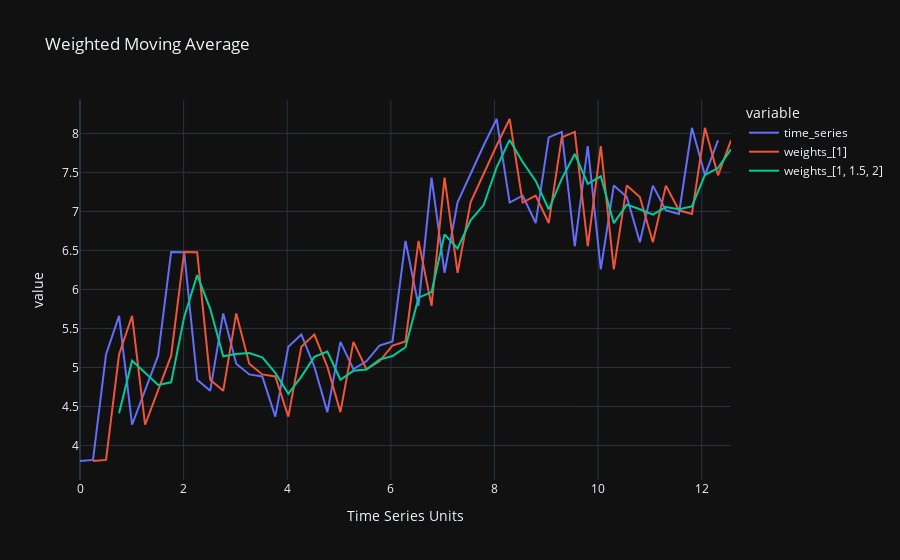

Source (notebook cell):
### Code cell
df = simulate_data.pandas_time_series(num_points=50)

ts = df['time_series'].to_numpy()

for ws in ([1], [1, 1.5, 2]):
    #nws = np.array(ws, dtype=float)
    df[f'weights_{ws}'] = weighted(ts=ts, ws=ws)

fig = df.plot(
    backend='plotly',
    title=f'Weighted Moving Average',
)

fig.update_layout(template="plotly_dark",)

### Figure 1 — Plotly figure (JSON) as saved in the notebook; plotly's stock layout.template omitted (floating-point values rounded to 4 significant figures)
{"data": [{"hovertemplate": "variable=time_series<br>Time Series Units=%{x}<br>value=%{y}<extra></extra>", "legendgroup": "time_series", "line": {"color": "#636efa", "dash": "solid"}, "marker": {"symbol": "circle"}, "mode": "lines", "name": "time_series", "orientation": "v", "showlegend": true, "type": "scatter", "x": [0, 0.2513, 0.5027, 0.754, 1.005, 1.257, 1.508, 1.759, 2.011, 2.262, 2.513, 2.765, 3.016, 3.267, 3.519, 3.77, 4.021, 4.273, 4.524, 4.775, 5.027, 5.278, 5.529, 5.781, 6.032, 6.283, 6.535, 6.786, 7.037, 7.288, 7.54, 7.791, 8.042, 8.294, 8.545, 8.796, 9.048, 9.299, 9.55, 9.802, 10.05, 10.3, 10.56, 10.81, 11.06, 11.31, 11.56, 11.81, 12.06, 12.32, 12.57], "xaxis": "x", "y": [3.8, 3.814, 5.167, 5.66, 4.265, 4.716, 5.15, 6.479, 6.477, 4.842, 4.7, 5.692, 5.048, 4.91, 4.885, 4.369, 5.265, 5.421, 5.009, 4.427, 5.327, 4.978, 5.078, 5.279, 5.333, 6.623, 5.789, 7.433, 6.214, 7.115, 7.489, 7.844, 8.184, 7.113, 7.202, 6.851, 7.949, 8.02, 6.553, 7.836, 6.257, 7.333, 7.184, 6.604, 7.33, 7.014, 6.967, 8.072, 7.462, 7.911, null], "yaxis": "y"}, {"hovertemplate": "variable=weights_[1]<br>Time Series Units=%{x}<br>value=%{y}<extra></extra>", "legendgroup": "weights_[1]", "line": {"color": "#EF553B", "dash": "solid"}, "marker": {"symbol": "circle"}, "mode": "lines", "name": "weights_[1]", "orientation": "v", "showlegend": true, "type": "scatter", "x": [0, 0.2513, 0.5027, 0.754, 1.005, 1.257, 1.508, 1.759, 2.011, 2.262, 2.513, 2.765, 3.016, 3.267, 3.519, 3.77, 4.021, 4.273, 4.524, 4.775, 5.027, 5.278, 5.529, 5.781, 6.032, 6.283, 6.535, 6.786, 7.037, 7.288, 7.54, 7.791, 8.042, 8.294, 8.545, 8.796, 9.048, 9.299, 9.55, 9.802, 10.05, 10.3, 10.56, 10.81, 11.06, 11.31, 11.56, 11.81, 12.06, 12.32, 12.57], "xaxis": "x", "y": [null, 3.8, 3.814, 5.167, 5.66, 4.265, 4.716, 5.15, 6.479, 6.477, 4.842, 4.7, 5.692, 5.048, 4.91, 4.885, 4.369, 5.265, 5.421, 5.009, 4.427, 5.327, 4.978, 5.078, 5.279, 5.333, 6.623, 5.789, 7.433, 6.214, 7.115, 7.489, 7.844, 8.184, 7.113, 7.202, 6.851, 7.949, 8.02, 6.553, 7.836, 6.257, 7.333, 7.184, 6.604, 7.33, 7.014, 6.967, 8.072, 7.462, 7.911], "yaxis": "y"}, {"hovertemplate": "variable=weights_[1, 1.5, 2]<br>Time Series Units=%{x}<br>value=%{y}<extra></extra>", "legendgroup": "weights_[1, 1.5, 2]", "line": {"color": "#00cc96", "dash": "solid"}, "marker": {"symbol": "circle"}, "mode": "lines", "name": "weights_[1, 1.5, 2]", "orientation": "v", "showlegend": true, "type": "scatter", "x": [0, 0.2513, 0.5027, 0.754, 1.005, 1.257, 1.508, 1.759, 2.011, 2.262, 2.513, 2.765, 3.016, 3.267, 3.519, 3.77, 4.021, 4.273, 4.524, 4.775, 5.027, 5.278, 5.529, 5.781, 6.032, 6.283, 6.535, 6.786, 7.037, 7.288, 7.54, 7.791, 8.042, 8.294, 8.545, 8.796, 9.048, 9.299, 9.55, 9.802, 10.05, 10.3, 10.56, 10.81, 11.06, 11.31, 11.56, 11.81, 12.06, 12.32, 12.57], "xaxis": "x", "y": [null, null, null, 4.412, 5.085, 4.93, 4.775, 4.808, 5.644, 6.183, 5.751, 5.142, 5.173, 5.185, 5.13, 4.929, 4.661, 4.882, 5.135, 5.203, 4.842, 4.956, 4.972, 5.1, 5.145, 5.258, 5.894, 5.966, 6.705, 6.526, 6.885, 7.081, 7.564, 7.916, 7.633, 7.391, 7.026, 7.417, 7.736, 7.352, 7.449, 6.849, 7.086, 7.028, 6.959, 7.056, 7.028, 7.064, 7.469, 7.555, 7.797], "yaxis": "y"}], "layout": {"autosize": true, "legend": {"title": {"text": "variable"}, "tracegroupgap": 0}, "title": {"text": "Weighted Moving Average"}, "xaxis": {"anchor": "y", "autorange": true, "domain": [0, 1], "range": [0, 12.57], "title": {"text": "Time Series Units"}, "type": "linear"}, "yaxis": {"anchor": "x", "autorange": true, "domain": [0, 1], "range": [3.557, 8.428], "title": {"text": "value"}, "type": "linear"}}}
